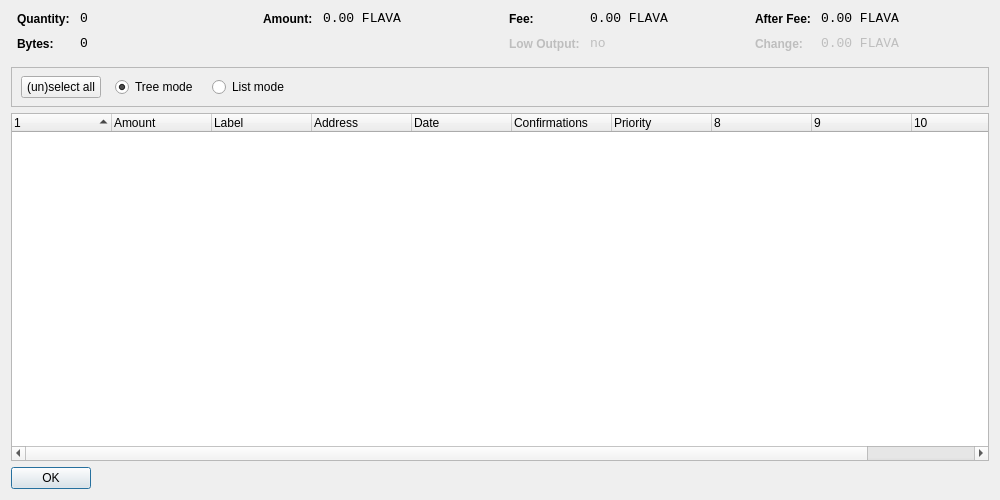
<?xml version="1.0" encoding="UTF-8"?>
<ui version="4.0">
 <class>CoinControlDialog</class>
 <widget class="QDialog" name="CoinControlDialog">
  <property name="geometry">
   <rect>
    <x>0</x>
    <y>0</y>
    <width>1000</width>
    <height>500</height>
   </rect>
  </property>
  <property name="windowTitle">
   <string>Coin Control</string>
  </property>
  <layout class="QVBoxLayout" name="verticalLayout">
   <item>
    <layout class="QHBoxLayout" name="horizontalLayoutTop" stretch="0,0,0,0">
     <property name="topMargin">
      <number>0</number>
     </property>
     <property name="bottomMargin">
      <number>10</number>
     </property>
     <item>
      <layout class="QFormLayout" name="formLayoutCoinControl1">
       <property name="horizontalSpacing">
        <number>10</number>
       </property>
       <property name="verticalSpacing">
        <number>10</number>
       </property>
       <property name="leftMargin">
        <number>6</number>
       </property>
       <property name="rightMargin">
        <number>6</number>
       </property>
       <item row="0" column="0">
        <widget class="QLabel" name="labelCoinControlQuantityText">
         <property name="styleSheet">
          <string notr="true">font-weight:bold;</string>
         </property>
         <property name="text">
          <string>Quantity:</string>
         </property>
        </widget>
       </item>
       <item row="0" column="1">
        <widget class="QLabel" name="labelCoinControlQuantity">
         <property name="font">
          <font>
           <family>Monospace</family>
           <pointsize>10</pointsize>
          </font>
         </property>
         <property name="cursor">
          <cursorShape>IBeamCursor</cursorShape>
         </property>
         <property name="contextMenuPolicy">
          <enum>Qt::ActionsContextMenu</enum>
         </property>
         <property name="text">
          <string notr="true">0</string>
         </property>
         <property name="textInteractionFlags">
          <set>Qt::LinksAccessibleByMouse|Qt::TextSelectableByKeyboard|Qt::TextSelectableByMouse</set>
         </property>
        </widget>
       </item>
       <item row="1" column="0">
        <widget class="QLabel" name="labelCoinControlBytesText">
         <property name="styleSheet">
          <string notr="true">font-weight:bold;</string>
         </property>
         <property name="text">
          <string>Bytes:</string>
         </property>
        </widget>
       </item>
       <item row="1" column="1">
        <widget class="QLabel" name="labelCoinControlBytes">
         <property name="font">
          <font>
           <family>Monospace</family>
           <pointsize>10</pointsize>
          </font>
         </property>
         <property name="cursor">
          <cursorShape>IBeamCursor</cursorShape>
         </property>
         <property name="contextMenuPolicy">
          <enum>Qt::ActionsContextMenu</enum>
         </property>
         <property name="text">
          <string notr="true">0</string>
         </property>
         <property name="textInteractionFlags">
          <set>Qt::LinksAccessibleByMouse|Qt::TextSelectableByKeyboard|Qt::TextSelectableByMouse</set>
         </property>
        </widget>
       </item>
      </layout>
     </item>
     <item>
      <layout class="QFormLayout" name="formLayoutCoinControl2">
       <property name="horizontalSpacing">
        <number>10</number>
       </property>
       <property name="verticalSpacing">
        <number>10</number>
       </property>
       <property name="leftMargin">
        <number>6</number>
       </property>
       <property name="rightMargin">
        <number>6</number>
       </property>
       <item row="0" column="0">
        <widget class="QLabel" name="labelCoinControlAmountText">
         <property name="styleSheet">
          <string notr="true">font-weight:bold;</string>
         </property>
         <property name="text">
          <string>Amount:</string>
         </property>
        </widget>
       </item>
       <item row="0" column="1">
        <widget class="QLabel" name="labelCoinControlAmount">
         <property name="font">
          <font>
           <family>Monospace</family>
           <pointsize>10</pointsize>
          </font>
         </property>
         <property name="cursor">
          <cursorShape>IBeamCursor</cursorShape>
         </property>
         <property name="contextMenuPolicy">
          <enum>Qt::ActionsContextMenu</enum>
         </property>
         <property name="text">
          <string notr="true">0.00 FLAVA</string>
         </property>
         <property name="textInteractionFlags">
          <set>Qt::LinksAccessibleByMouse|Qt::TextSelectableByKeyboard|Qt::TextSelectableByMouse</set>
         </property>
        </widget>
       </item>
      </layout>
     </item>
     <item>
      <layout class="QFormLayout" name="formLayoutCoinControl3">
       <property name="horizontalSpacing">
        <number>10</number>
       </property>
       <property name="verticalSpacing">
        <number>10</number>
       </property>
       <property name="leftMargin">
        <number>6</number>
       </property>
       <property name="rightMargin">
        <number>6</number>
       </property>
       <item row="0" column="0">
        <widget class="QLabel" name="labelCoinControlFeeText">
         <property name="styleSheet">
          <string notr="true">font-weight:bold;</string>
         </property>
         <property name="text">
          <string>Fee:</string>
         </property>
        </widget>
       </item>
       <item row="0" column="1">
        <widget class="QLabel" name="labelCoinControlFee">
         <property name="font">
          <font>
           <family>Monospace</family>
           <pointsize>10</pointsize>
          </font>
         </property>
         <property name="cursor">
          <cursorShape>IBeamCursor</cursorShape>
         </property>
         <property name="contextMenuPolicy">
          <enum>Qt::ActionsContextMenu</enum>
         </property>
         <property name="text">
          <string notr="true">0.00 FLAVA</string>
         </property>
         <property name="textInteractionFlags">
          <set>Qt::LinksAccessibleByMouse|Qt::TextSelectableByKeyboard|Qt::TextSelectableByMouse</set>
         </property>
        </widget>
       </item>
       <item row="1" column="0">
        <widget class="QLabel" name="labelCoinControlLowOutputText">
         <property name="enabled">
          <bool>false</bool>
         </property>
         <property name="styleSheet">
          <string notr="true">font-weight:bold;</string>
         </property>
         <property name="text">
          <string>Low Output:</string>
         </property>
        </widget>
       </item>
       <item row="1" column="1">
        <widget class="QLabel" name="labelCoinControlLowOutput">
         <property name="enabled">
          <bool>false</bool>
         </property>
         <property name="font">
          <font>
           <family>Monospace</family>
           <pointsize>10</pointsize>
          </font>
         </property>
         <property name="cursor">
          <cursorShape>IBeamCursor</cursorShape>
         </property>
         <property name="contextMenuPolicy">
          <enum>Qt::ActionsContextMenu</enum>
         </property>
         <property name="text">
          <string notr="true">no</string>
         </property>
         <property name="textInteractionFlags">
          <set>Qt::LinksAccessibleByMouse|Qt::TextSelectableByKeyboard|Qt::TextSelectableByMouse</set>
         </property>
        </widget>
       </item>
      </layout>
     </item>
     <item>
      <layout class="QFormLayout" name="formLayoutCoinControl4">
       <property name="horizontalSpacing">
        <number>10</number>
       </property>
       <property name="verticalSpacing">
        <number>10</number>
       </property>
       <property name="leftMargin">
        <number>6</number>
       </property>
       <property name="rightMargin">
        <number>6</number>
       </property>
       <item row="0" column="0">
        <widget class="QLabel" name="labelCoinControlAfterFeeText">
         <property name="styleSheet">
          <string notr="true">font-weight:bold;</string>
         </property>
         <property name="text">
          <string>After Fee:</string>
         </property>
        </widget>
       </item>
       <item row="0" column="1">
        <widget class="QLabel" name="labelCoinControlAfterFee">
         <property name="font">
          <font>
           <family>Monospace</family>
           <pointsize>10</pointsize>
          </font>
         </property>
         <property name="cursor">
          <cursorShape>IBeamCursor</cursorShape>
         </property>
         <property name="contextMenuPolicy">
          <enum>Qt::ActionsContextMenu</enum>
         </property>
         <property name="text">
          <string notr="true">0.00 FLAVA</string>
         </property>
         <property name="textInteractionFlags">
          <set>Qt::LinksAccessibleByMouse|Qt::TextSelectableByKeyboard|Qt::TextSelectableByMouse</set>
         </property>
        </widget>
       </item>
       <item row="1" column="0">
        <widget class="QLabel" name="labelCoinControlChangeText">
         <property name="enabled">
          <bool>false</bool>
         </property>
         <property name="styleSheet">
          <string notr="true">font-weight:bold;</string>
         </property>
         <property name="text">
          <string>Change:</string>
         </property>
        </widget>
       </item>
       <item row="1" column="1">
        <widget class="QLabel" name="labelCoinControlChange">
         <property name="enabled">
          <bool>false</bool>
         </property>
         <property name="font">
          <font>
           <family>Monospace</family>
           <pointsize>10</pointsize>
          </font>
         </property>
         <property name="cursor">
          <cursorShape>IBeamCursor</cursorShape>
         </property>
         <property name="contextMenuPolicy">
          <enum>Qt::ActionsContextMenu</enum>
         </property>
         <property name="text">
          <string notr="true">0.00 FLAVA</string>
         </property>
         <property name="textInteractionFlags">
          <set>Qt::LinksAccessibleByMouse|Qt::TextSelectableByKeyboard|Qt::TextSelectableByMouse</set>
         </property>
        </widget>
       </item>
      </layout>
     </item>
    </layout>
   </item>
   <item>
    <widget class="QFrame" name="frame">
     <property name="minimumSize">
      <size>
       <width>0</width>
       <height>40</height>
      </size>
     </property>
     <property name="frameShape">
      <enum>QFrame::StyledPanel</enum>
     </property>
     <property name="frameShadow">
      <enum>QFrame::Sunken</enum>
     </property>
     <widget class="QWidget" name="horizontalLayoutWidget">
      <property name="geometry">
       <rect>
        <x>10</x>
        <y>0</y>
        <width>781</width>
        <height>41</height>
       </rect>
      </property>
      <layout class="QHBoxLayout" name="horizontalLayoutPanel" stretch="0,0,0,0,0">
       <property name="spacing">
        <number>14</number>
       </property>
       <item>
        <widget class="QPushButton" name="pushButtonSelectAll">
         <property name="sizePolicy">
          <sizepolicy hsizetype="Maximum" vsizetype="Fixed">
           <horstretch>0</horstretch>
           <verstretch>0</verstretch>
          </sizepolicy>
         </property>
         <property name="text">
          <string>(un)select all</string>
         </property>
        </widget>
       </item>
       <item>
        <widget class="QRadioButton" name="radioTreeMode">
         <property name="sizePolicy">
          <sizepolicy hsizetype="Maximum" vsizetype="Fixed">
           <horstretch>0</horstretch>
           <verstretch>0</verstretch>
          </sizepolicy>
         </property>
         <property name="text">
          <string>Tree mode</string>
         </property>
         <property name="checked">
          <bool>true</bool>
         </property>
        </widget>
       </item>
       <item>
        <widget class="QRadioButton" name="radioListMode">
         <property name="sizePolicy">
          <sizepolicy hsizetype="Maximum" vsizetype="Fixed">
           <horstretch>0</horstretch>
           <verstretch>0</verstretch>
          </sizepolicy>
         </property>
         <property name="text">
          <string>List mode</string>
         </property>
        </widget>
       </item>
       <item>
        <spacer name="horizontalSpacer">
         <property name="orientation">
          <enum>Qt::Horizontal</enum>
         </property>
         <property name="sizeHint" stdset="0">
          <size>
           <width>40</width>
           <height>20</height>
          </size>
         </property>
        </spacer>
       </item>
      </layout>
     </widget>
    </widget>
   </item>
   <item>
    <widget class="CoinControlTreeWidget" name="treeWidget">
     <property name="contextMenuPolicy">
      <enum>Qt::CustomContextMenu</enum>
     </property>
     <property name="sortingEnabled">
      <bool>false</bool>
     </property>
     <property name="columnCount">
      <number>11</number>
     </property>
     <attribute name="headerShowSortIndicator" stdset="0">
      <bool>true</bool>
     </attribute>
     <attribute name="headerStretchLastSection">
      <bool>false</bool>
     </attribute>
     <column>
      <property name="text">
       <string/>
      </property>
     </column>
     <column>
      <property name="text">
       <string>Amount</string>
      </property>
     </column>
     <column>
      <property name="text">
       <string>Label</string>
      </property>
     </column>
     <column>
      <property name="text">
       <string>Address</string>
      </property>
     </column>
     <column>
      <property name="text">
       <string>Date</string>
      </property>
     </column>
     <column>
      <property name="text">
       <string>Confirmations</string>
      </property>
      <property name="toolTip">
       <string>Confirmed</string>
      </property>
     </column>
     <column>
      <property name="text">
       <string>Priority</string>
      </property>
     </column>
     <column>
      <property name="text">
       <string/>
      </property>
     </column>
     <column>
      <property name="text">
       <string/>
      </property>
     </column>
     <column>
      <property name="text">
       <string/>
      </property>
     </column>
     <column>
      <property name="text">
       <string/>
      </property>
     </column>
    </widget>
   </item>
   <item>
    <widget class="QDialogButtonBox" name="buttonBox">
     <property name="sizePolicy">
      <sizepolicy hsizetype="Maximum" vsizetype="Fixed">
       <horstretch>0</horstretch>
       <verstretch>0</verstretch>
      </sizepolicy>
     </property>
     <property name="orientation">
      <enum>Qt::Horizontal</enum>
     </property>
     <property name="standardButtons">
      <set>QDialogButtonBox::Ok</set>
     </property>
    </widget>
   </item>
  </layout>
 </widget>
 <customwidgets>
  <customwidget>
   <class>CoinControlTreeWidget</class>
   <extends>QTreeWidget</extends>
   <header>coincontroltreewidget.h</header>
  </customwidget>
 </customwidgets>
 <resources/>
 <connections/>
</ui>
